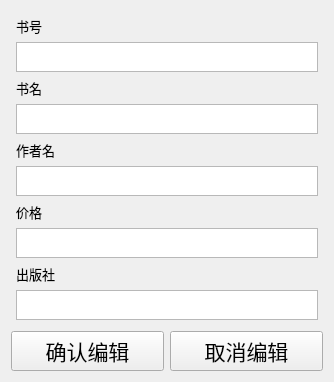
<?xml version="1.0" encoding="UTF-8"?>
<ui version="4.0">
 <class>editListSubWindow</class>
 <widget class="QWidget" name="editListSubWindow">
  <property name="geometry">
   <rect>
    <x>0</x>
    <y>0</y>
    <width>334</width>
    <height>380</height>
   </rect>
  </property>
  <property name="windowTitle">
   <string>图书管理系统 - 编辑数据</string>
  </property>
  <property name="windowIcon">
   <iconset resource="../../../resource.qrc">
    <normaloff>:/lib/lib/icon.png</normaloff>
    <selectedon>D:/pictures/avator.png</selectedon>:/lib/lib/icon.png</iconset>
  </property>
  <layout class="QGridLayout" name="gridLayout">
   <item row="0" column="0">
    <layout class="QVBoxLayout" name="verticalLayout">
     <property name="leftMargin">
      <number>5</number>
     </property>
     <property name="topMargin">
      <number>5</number>
     </property>
     <property name="rightMargin">
      <number>5</number>
     </property>
     <property name="bottomMargin">
      <number>5</number>
     </property>
     <item>
      <widget class="QLabel" name="ISBNLabel">
       <property name="font">
        <font>
         <pointsize>10</pointsize>
        </font>
       </property>
       <property name="text">
        <string>书号</string>
       </property>
      </widget>
     </item>
     <item>
      <widget class="QPlainTextEdit" name="ISBNTextEdit">
       <property name="sizePolicy">
        <sizepolicy hsizetype="Expanding" vsizetype="Fixed">
         <horstretch>0</horstretch>
         <verstretch>0</verstretch>
        </sizepolicy>
       </property>
       <property name="minimumSize">
        <size>
         <width>0</width>
         <height>30</height>
        </size>
       </property>
      </widget>
     </item>
     <item>
      <widget class="QLabel" name="bookLabel">
       <property name="font">
        <font>
         <pointsize>10</pointsize>
        </font>
       </property>
       <property name="text">
        <string>书名</string>
       </property>
      </widget>
     </item>
     <item>
      <widget class="QPlainTextEdit" name="bookTextEdit">
       <property name="sizePolicy">
        <sizepolicy hsizetype="Expanding" vsizetype="Fixed">
         <horstretch>0</horstretch>
         <verstretch>0</verstretch>
        </sizepolicy>
       </property>
       <property name="minimumSize">
        <size>
         <width>0</width>
         <height>30</height>
        </size>
       </property>
      </widget>
     </item>
     <item>
      <widget class="QLabel" name="authorLabel">
       <property name="font">
        <font>
         <pointsize>10</pointsize>
        </font>
       </property>
       <property name="text">
        <string>作者名</string>
       </property>
      </widget>
     </item>
     <item>
      <widget class="QPlainTextEdit" name="authorTextEdit">
       <property name="sizePolicy">
        <sizepolicy hsizetype="Expanding" vsizetype="Fixed">
         <horstretch>0</horstretch>
         <verstretch>0</verstretch>
        </sizepolicy>
       </property>
       <property name="minimumSize">
        <size>
         <width>0</width>
         <height>30</height>
        </size>
       </property>
      </widget>
     </item>
     <item>
      <widget class="QLabel" name="priceLabel">
       <property name="font">
        <font>
         <pointsize>10</pointsize>
        </font>
       </property>
       <property name="text">
        <string>价格</string>
       </property>
      </widget>
     </item>
     <item>
      <widget class="QPlainTextEdit" name="priceTextEdit">
       <property name="sizePolicy">
        <sizepolicy hsizetype="Expanding" vsizetype="Fixed">
         <horstretch>0</horstretch>
         <verstretch>0</verstretch>
        </sizepolicy>
       </property>
       <property name="minimumSize">
        <size>
         <width>0</width>
         <height>30</height>
        </size>
       </property>
      </widget>
     </item>
     <item>
      <widget class="QLabel" name="pressLabel">
       <property name="font">
        <font>
         <pointsize>10</pointsize>
        </font>
       </property>
       <property name="text">
        <string>出版社</string>
       </property>
      </widget>
     </item>
     <item>
      <widget class="QPlainTextEdit" name="pressTextEdit">
       <property name="sizePolicy">
        <sizepolicy hsizetype="Expanding" vsizetype="Fixed">
         <horstretch>0</horstretch>
         <verstretch>0</verstretch>
        </sizepolicy>
       </property>
       <property name="minimumSize">
        <size>
         <width>0</width>
         <height>30</height>
        </size>
       </property>
      </widget>
     </item>
    </layout>
   </item>
   <item row="1" column="0">
    <layout class="QHBoxLayout" name="horizontalLayout">
     <item>
      <widget class="QPushButton" name="editSaveButton">
       <property name="font">
        <font>
         <pointsize>16</pointsize>
        </font>
       </property>
       <property name="text">
        <string>确认编辑</string>
       </property>
      </widget>
     </item>
     <item>
      <widget class="QPushButton" name="cancelButton">
       <property name="font">
        <font>
         <pointsize>16</pointsize>
        </font>
       </property>
       <property name="text">
        <string>取消编辑</string>
       </property>
       <property name="autoDefault">
        <bool>false</bool>
       </property>
       <property name="default">
        <bool>false</bool>
       </property>
       <property name="flat">
        <bool>false</bool>
       </property>
      </widget>
     </item>
    </layout>
   </item>
  </layout>
 </widget>
 <resources>
  <include location="../../../resource.qrc"/>
 </resources>
 <connections/>
</ui>
